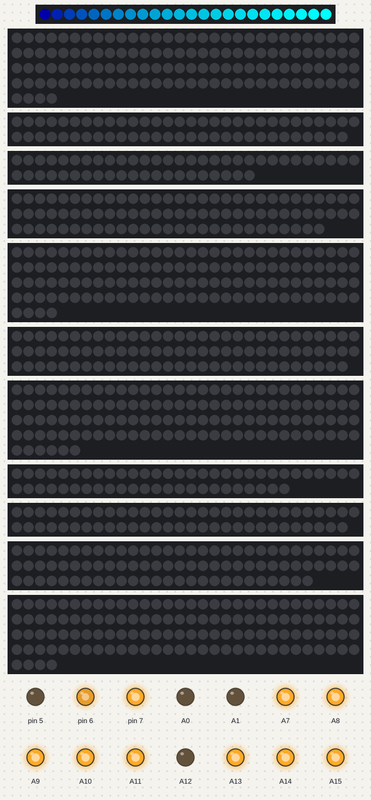
Bench run of a program on a simulated Arduino Mega 2560, built with avr-gcc and run on an emulated ATmega2560. On the bench: 24 RGB LEDs in strip order, left to right, 3 × 124 RGB LEDs in strip order, left to right, continuing on the next row, 2 × 59 RGB LEDs in strip order, left to right, continuing on the next row, 51 RGB LEDs in strip order, left to right, continuing on the next row, 87 RGB LEDs in strip order, left to right, continuing on the next row, 89 RGB LEDs in strip order, left to right, continuing on the next row, 126 RGB LEDs in strip order, left to right, continuing on the next row, 54 RGB LEDs in strip order, left to right, continuing on the next row, 86 RGB LEDs in strip order, left to right, continuing on the next row, output pins drawn as LEDs (lit = HIGH). What the program prints to the serial monitor is not drawn.

Above: at 0.6 s.
At 10.85 s:
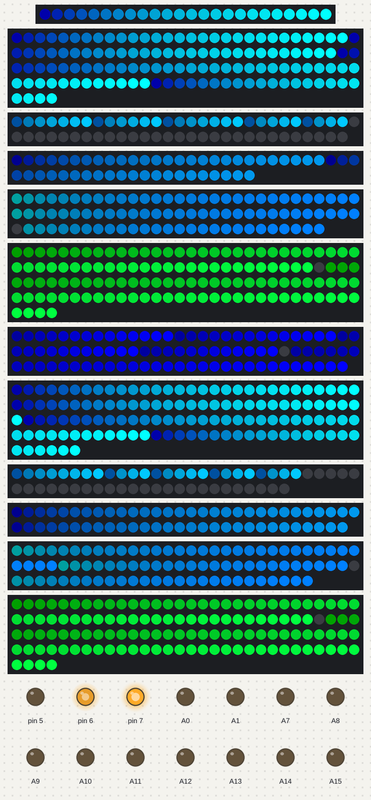
At 13.32 s:
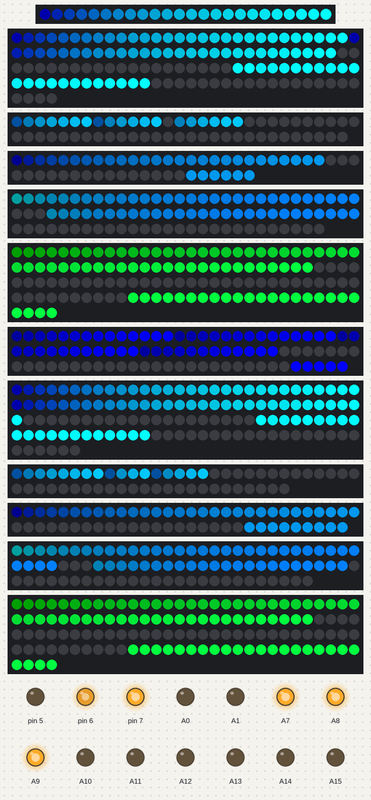
At 20.0 s:
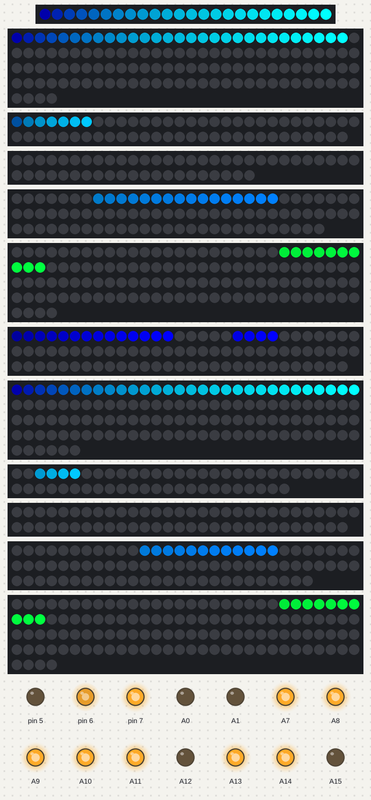
At 31.01 s:
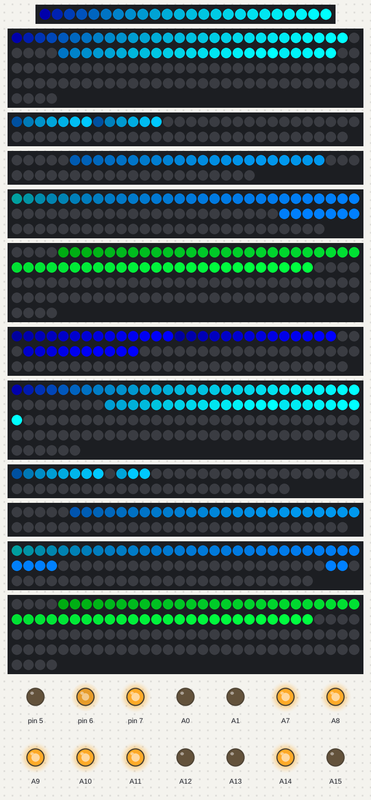
At 37.76 s:
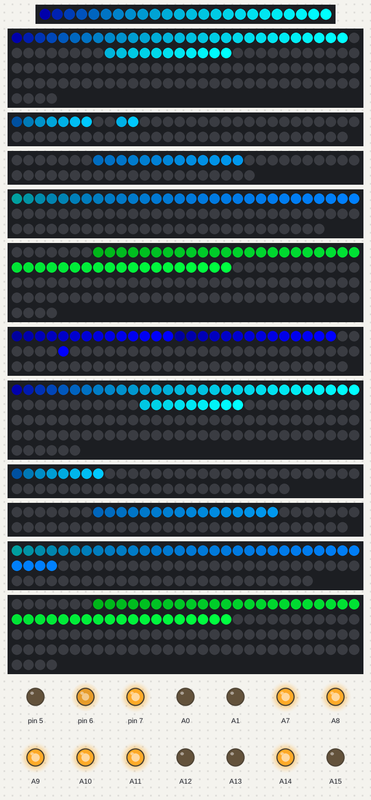
Timing chart, 0 to 40.0 s (numbered marks = the images above):
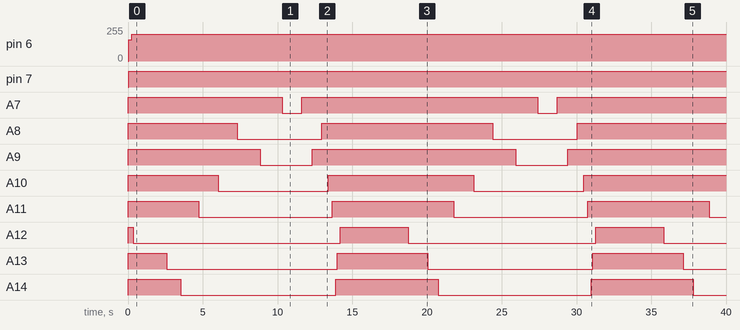

The program:

main.cpp
```cpp
#include <Arduino.h>
#include "Turf.h"

Turf turf;

void setup()
{
  Serial.begin(115200);
  Serial.println("Main: setup start");
  turf.begin(); // ensure Turf init runs after Serial is ready
  Serial.println("Main: Turf begin() called");
}

void loop()
{
  static unsigned long lastTick = 0;
  if (millis() - lastTick > 75) {
    // Serial.println("Main: calling onTick");
    turf.onTick();
    lastTick = millis();
  }

  turf.loop2();
}
```

ColorSet.cpp
```cpp
#include "ColorSet.h"

// ColorSet::ColorSet() : count(0) {}

ColorSet::ColorSet(uint8_t colors[][3], const uint8_t colorCount) {
    count = colorCount > MAX_COLORS ? MAX_COLORS : colorCount;
    for (uint8_t i = 0; i < count; i++) {
        r[i] = colors[i][0];
        g[i] = colors[i][1];
        b[i] = colors[i][2];
    }
}

void ColorSet::makeGradient(uint8_t gradient[][3], const uint8_t gradientCount) const {
    if (gradientCount < count) return;
    for (uint8_t i = 0; i < gradientCount; i++) {
        const float t = static_cast<float>(i) / static_cast<float>(gradientCount - 1);
        gradient[i][0] = r[0] + (r[count - 1] - r[0]) * t;
        gradient[i][1] = g[0] + (g[count - 1] - g[0]) * t;
        gradient[i][2] = b[0] + (b[count - 1] - b[0]) * t;
    }
}
```

ColorSet.h
```cpp
#pragma once
#include <Arduino.h>

#define MAX_COLORS 20

class ColorSet {
public:
    // ColorSet();
    ColorSet(uint8_t colors[][3], uint8_t colorCount);

    void makeGradient(uint8_t gradient[][3], uint8_t gradientCount) const;

private:
    uint8_t count;
    uint8_t r[MAX_COLORS];
    uint8_t g[MAX_COLORS];
    uint8_t b[MAX_COLORS];
};
```

LEDLine.cpp
```cpp
#include "LEDLine.h"
#include "VIrtualSegment.h"

LEDLine::LEDLine(const uint8_t pinNum, const uint16_t totalLEDs, const SegmentSet* segments, const size_t segmentCount)
    : strip(totalLEDs, pinNum, NEO_GRB + NEO_KHZ800),
      segmentCount(0),
      totalCount(0),
      virtualCount(0),
      pin(pinNum) {
    this->begin();
    for (size_t i = 0; i < segmentCount; i++) {
        const SegmentSet& segSet = segments[i];
        if (segSet.type == 0) {
            this->addSegment(totalCount, segSet.count);
        } else if (segSet.type == 1) {
            // Virtual segments do not occupy physical LED indices.
            this->addVirtualSegment(0, segSet.count);
            virtualCount += segSet.count;
        }
    }
}

void LEDLine::begin() {
    strip.begin();
    strip.show();
}

uint16_t LEDLine::getTotalCount() const {
    return totalCount;
}

uint16_t LEDLine::getVirtualCount() const {
    return virtualCount;
}

uint16_t LEDLine::getCount() const {
    return totalCount - virtualCount;
}

void LEDLine::addSegment(const uint16_t start, const uint16_t count) {
    if (segmentCount >= MAX_SEGMENTS) return;
    const auto segment = new Segment(count, start);
    segment->attachStrip(&strip);
    segments[segmentCount++] = segment;
    totalCount += count;
}

void LEDLine::addVirtualSegment(const uint16_t start, const uint16_t count) {
    if (segmentCount >= MAX_SEGMENTS) return;
    const auto segment = new VirtualSegment(count, start);
    segments[segmentCount++] = segment;
    // Do not advance totalCount for virtual spacing
}

void LEDLine::runPattern(const ColorSet* colors, uint16_t startIndex, uint16_t count) const {
    for (uint8_t i = 0; i < segmentCount; i++) {
        const Segment* seg = segments[i];
        if (startIndex >= seg->getCount()) {
            startIndex -= seg->getCount();
            continue;
        }

        const uint16_t modCount = count > seg->getCount() ? seg->getCount() : count;
        seg->runPattern(colors, 0, modCount);
        startIndex = 0;
        count -= modCount;
    }
}

void LEDLine::runPattern(uint8_t colors[][3], const uint16_t colorCount, uint16_t patternStartIndex, uint16_t count) const {
    for (uint8_t i = 0; i < segmentCount; i++) {
        const Segment* seg = segments[i];
        if (patternStartIndex >= seg->getCount()) {
            patternStartIndex -= seg->getCount();
            continue;
        }

        const uint16_t modCount = count > seg->getCount() ? seg->getCount() : count;
        seg->runPattern(colors, colorCount, 0, modCount);
        patternStartIndex = 0;
        count -= modCount;
    }
}

void LEDLine::clear() {
    strip.clear();
    strip.show();
}

void LEDLine::clearNoShow() const {
    // Clear only physical segments without issuing show
    for (uint8_t i = 0; i < segmentCount; i++) {
        const Segment* seg = segments[i];
        if (!seg || !seg->hasStrip()) continue;
        const_cast<Segment*>(seg)->clearNoShow();
    }
}

void LEDLine::show() const {
    const_cast<Adafruit_NeoPixel&>(strip).show();
}

uint16_t LEDLine::getPhysicalLength() const {
    uint16_t length = 0;
    for (uint8_t i = 0; i < segmentCount; i++) {
        const Segment* seg = segments[i];
        // Only count segments attached to the strip (skip virtual)
        if (seg) {
            // rely on dynamic dispatch to check if it has strip: use Segment::hasStrip if available
            // Since we cannot RTTI here reliably, approximate: VirtualSegment never attaches strip in this codebase
            // We can attempt to draw a zero pixel and check? Not at runtime here.
            // Simpler: in this project VirtualSegment is created without attachStrip, so getCount()>0 but no strip.
            // We expose hasStrip() on Segment.
            if (seg->hasStrip()) {
                length += seg->getCount();
            }
        }
    }
    return length;
}

void LEDLine::runGradientProgress(const uint8_t startRGB[3], const uint8_t endRGB[3], uint16_t litCount) const {
    // Draw a per-segment progressive gradient up to litCount across only physical LEDs
    uint16_t remaining = litCount;
    for (uint8_t i = 0; i < segmentCount; i++) {
        const Segment* seg = segments[i];
        if (!seg || !seg->hasStrip()) continue;

        const uint16_t segLen = seg->getCount();
        if (remaining == 0) {
            // clear this physical segment
            const_cast<Segment*>(seg)->clearNoShow();
            continue;
        }

        const uint16_t draw = (remaining >= segLen) ? segLen : remaining;

        if (draw == 0) {
            const_cast<Segment*>(seg)->clearNoShow();
        } else {
            // Build a small gradient buffer from startRGB -> endRGB for 'draw' LEDs
            uint8_t colorsBuf[3][3]; // placeholder to satisfy signature when draw==1
            if (draw == 1) {
                colorsBuf[0][0] = endRGB[0];
                colorsBuf[0][1] = endRGB[1];
                colorsBuf[0][2] = endRGB[2];
                const_cast<Segment*>(seg)->runPatternNoShow(colorsBuf, 1, 0, 1);
                // Clear the rest of the segment
                if (segLen > 1) {
                    // Clear remaining part by drawing black over rest
                    uint8_t black[1][3] = {{0,0,0}};
                    const_cast<Segment*>(seg)->runPatternNoShow(black, 1, 1, segLen - 1);
                }
            } else {
                // Create a gradient array of size 'draw'
                const uint16_t maxLocal = draw;
                // Limit local buffer size: create on heap to avoid large stack on AVR
                uint8_t (*grad)[3] = new uint8_t[maxLocal][3];
                for (uint16_t j = 0; j < maxLocal; j++) {
                    const float t = (maxLocal <= 1) ? 1.0f : (float)j / (float)(maxLocal - 1);
                    grad[j][0] = (uint8_t)(startRGB[0] + (endRGB[0] - startRGB[0]) * t);
                    grad[j][1] = (uint8_t)(startRGB[1] + (endRGB[1] - startRGB[1]) * t);
                    grad[j][2] = (uint8_t)(startRGB[2] + (endRGB[2] - startRGB[2]) * t);
                }
                const_cast<Segment*>(seg)->runPatternNoShow(grad, maxLocal, 0, draw);
                delete[] grad;

                // Clear remainder of this segment if any
                if (segLen > draw) {
                    uint8_t black[1][3] = {{0,0,0}};
                    const_cast<Segment*>(seg)->runPatternNoShow(black, 1, draw, segLen - draw);
                }
            }
        }

        if (remaining >= segLen) remaining -= segLen; else remaining = 0;
    }
    // Single show after all segments updated
    const_cast<Adafruit_NeoPixel&>(strip).show();
}

// --- New methods implemented below ---

uint8_t LEDLine::getSegmentCount() const {
    return segmentCount;
}

int LEDLine::getSegmentLength(int index) const {
    if (index < 0 || index >= segmentCount) return 0;
    const Segment* seg = segments[index];
    return seg ? (int)seg->getCount() : 0;
}

void LEDLine::clearSegment(int index) const {
    if (index < 0 || index >= segmentCount) return;
    Segment* seg = segments[index];
    if (!seg) return;
    if (seg->hasStrip()) {
        seg->clear(); // this will call strip->show() internally
    } else {
        // Virtual segments: nothing to do
    }
}

void LEDLine::gradientSegment(int index, const uint8_t startRGB[3], const uint8_t endRGB[3], uint16_t drawCount) const {
    if (index < 0 || index >= segmentCount) return;
    const Segment* seg = segments[index];
    if (!seg) return;

    const uint16_t segLen = seg->getCount();
    if (drawCount == 0) {
        // clear entire segment
        if (seg->hasStrip()) const_cast<Segment*>(seg)->clear();
        return;
    }

    // Cap drawCount to segment length
    if (drawCount > segLen) drawCount = segLen;

    if (!seg->hasStrip()) return; // nothing to draw for virtual segments

    if (drawCount == segLen) {
        // full segment gradient
        // build gradient array of segLen
        uint8_t (*grad)[3] = new uint8_t[segLen][3];
        for (uint16_t j = 0; j < segLen; ++j) {
            const float t = (segLen <= 1) ? 1.0f : (float)j / (float)(segLen - 1);
            grad[j][0] = (uint8_t)(startRGB[0] + (endRGB[0] - startRGB[0]) * t);
            grad[j][1] = (uint8_t)(startRGB[1] + (endRGB[1] - startRGB[1]) * t);
            grad[j][2] = (uint8_t)(startRGB[2] + (endRGB[2] - startRGB[2]) * t);
        }
        const_cast<Segment*>(seg)->runPatternNoShow(grad, segLen, 0, segLen);
        delete[] grad;
    } else {
        // partial gradient for the first 'drawCount' pixels of this segment (start->end over drawCount)
        uint8_t (*grad)[3] = new uint8_t[drawCount][3];
        for (uint16_t j = 0; j < drawCount; ++j) {
            const float t = (drawCount <= 1) ? 1.0f : (float)j / (float)(drawCount - 1);
            grad[j][0] = (uint8_t)(startRGB[0] + (endRGB[0] - startRGB[0]) * t);
            grad[j][1] = (uint8_t)(startRGB[1] + (endRGB[1] - startRGB[1]) * t);
            grad[j][2] = (uint8_t)(startRGB[2] + (endRGB[2] - startRGB[2]) * t);
        }
        const_cast<Segment*>(seg)->runPatternNoShow(grad, drawCount, 0, drawCount);
        delete[] grad;

        // clear rest of segment
        if (segLen > drawCount) {
            uint8_t black[1][3] = {{0,0,0}};
            const_cast<Segment*>(seg)->runPatternNoShow(black, 1, drawCount, segLen - drawCount);
        }
    }

    // show after updating this segment
    const_cast<Adafruit_NeoPixel&>(strip).show();
}
```

LEDLine.h
```cpp
#pragma once
#include <Adafruit_NeoPixel.h>
#include "LineBase.h"
#include "Segment.h"
#include "SegmentSet.h"

#define MAX_SEGMENTS 10

class LEDLine final : public LineBase {
    Adafruit_NeoPixel strip;
    Segment* segments[MAX_SEGMENTS];
    uint8_t segmentCount;
    uint16_t totalCount;
    uint16_t virtualCount;
    uint8_t pin;

public:
    LEDLine(uint8_t pinNum, uint16_t totalLEDs, const SegmentSet* segments, size_t segmentCount);
    void begin();

    uint16_t getTotalCount() const;
    uint16_t getVirtualCount() const;
    uint16_t getCount() const;
    void addSegment(uint16_t start, uint16_t count);
    void addVirtualSegment(uint16_t start, uint16_t count);
    void runPattern(const ColorSet* colors, uint16_t startIndex = 0, uint16_t count = 0) const;
    void runPattern(uint8_t colors[][3], uint16_t colorCount, uint16_t patternStartIndex = 0, uint16_t count = 0) const;
    void clear() ;

    // Helpers for progressive animations
    uint16_t getPhysicalLength() const; // counts only segments with real LEDs
    void runGradientProgress(const uint8_t startRGB[3], const uint8_t endRGB[3], uint16_t litCount) const;
    void clearNoShow() const;
    void show() const;

    // New helpers required by Turf:
    uint8_t getSegmentCount() const;
    int getSegmentLength(int index) const;
    void clearSegment(int index) const;
    void gradientSegment(int index, const uint8_t startRGB[3], const uint8_t endRGB[3], uint16_t drawCount) const;
};
```

LineBase.h
```cpp
#ifndef LINEBASE_H
#define LINEBASE_H

class LineBase {
public:
    virtual ~LineBase() {}
};

#endif
```

NeonLine.cpp
```cpp
#include "NeonLine.h"
#include <Arduino.h>

NeonLine::NeonLine(uint8_t* pins, const int pinCount) {
    this->pins = pins;
    this->pinCount = pinCount;

    for (int i = 0; i < pinCount; i++) {
        pinMode(pins[i], OUTPUT);
        analogWrite(pins[i], HIGH);
    }
}

void NeonLine::runPattern(const bool* states, const int stateCount) const {
    for (int i = 0; i < pinCount; i++) {
        const bool state = (i < stateCount) ? states[i] : false;
        analogWrite(pins[i], state ? LOW : HIGH);
    }
}

void NeonLine::clear() const {
    for (int i = 0; i < pinCount; i++) {
        analogWrite(pins[i], HIGH);
    }
}
```

NeonLine.h
```cpp
#ifndef NEONLINE_H
#define NEONLINE_H
#include <stdint.h>

class NeonLine {
    uint8_t* pins;
    int pinCount;

public:
    NeonLine(uint8_t* pins, int pinCount);
    void runPattern(const bool* states, int stateCount) const;
    void clear() const;
};

#endif
```

RGBLine.cpp
```cpp
#include "RGBLine.h"
#include <Arduino.h>

RGBLine::RGBLine(const int red, const int green, const int blue, const int* relayPins, const int count) {
    r = red;
    g = green;
    b = blue;
    relayCount = count > MAX_RELAYS ? MAX_RELAYS : count;

    // Initialize RGB pins for PWM output
    pinMode(r, OUTPUT);
    pinMode(g, OUTPUT);
    pinMode(b, OUTPUT);
    analogWrite(r, 0);
    analogWrite(g, 0);
    analogWrite(b, 0);

    for (int i = 0; i < relayCount; i++) {
        relays[i] = relayPins[i];
        relayStates[i] = false;
        pinMode(relays[i], OUTPUT);
        // Hardware wired inverse: logical OFF should drive HIGH, ON drives LOW
        digitalWrite(relays[i], HIGH);
    }
}

void RGBLine::setRGBColor(const uint8_t red, const uint8_t green, const uint8_t blue) {
    analogWrite(r, red);
    analogWrite(g, green);
    analogWrite(b, blue);
}

void RGBLine::setRGB(const int red, const int green, const int blue) {
    // Reassign pins (legacy); also configure and reset their outputs
    r = red;
    g = green;
    b = blue;
    pinMode(r, OUTPUT);
    pinMode(g, OUTPUT);
    pinMode(b, OUTPUT);
    analogWrite(r, 0);
    analogWrite(g, 0);
    analogWrite(b, 0);
}

void RGBLine::updateRelay(const int index, const bool value) {
    if (index >= 0 && index < relayCount) {
        this->relayStates[index] = value;
    }
}

void RGBLine::updateRelays(const int* indices, const bool* values, const int count) {
    for (int i = 0; i < count; i++) {
        this->updateRelay(indices[i], values[i]);
    }
}

void RGBLine::apply() const {
    for (int i = 0; i < relayCount; i++) {
        // Inverted drive: true => LOW (activate), false => HIGH (deactivate)
        digitalWrite(relays[i], relayStates[i] ? LOW : HIGH);
    }
}

void RGBLine::clear() {
    for (int i = 0; i < relayCount; i++) {
        relayStates[i] = false;
        // Logical OFF => drive HIGH on inverted hardware
        digitalWrite(relays[i], HIGH);
    }
}
```

RGBLine.h
```cpp
#ifndef RGBLINE_H
#define RGBLINE_H

#include "LineBase.h"

#define MAX_RELAYS 20

class RGBLine final : public LineBase {
    int r;
    int g;
    int b;
    int relays[MAX_RELAYS];
    bool relayStates[MAX_RELAYS];
    int relayCount;

public:
    RGBLine(int red, int green, int blue, const int* relayPins, int count);

    // Set PWM values on configured RGB pins to control body color (0..255 each)
    void setRGBColor(uint8_t red, uint8_t green, uint8_t blue);
    // Legacy: kept for compatibility if ever used to reassign pins (not recommended)
    void setRGB(int red, int green, int blue);
    void updateRelay(int index, bool value);
    void updateRelays(const int* indices, const bool* values, int count);
    void apply() const; // Set all relay pins to their current state
    void clear();
};

#endif
```

Segment.h
```cpp
#pragma once
#include <Adafruit_NeoPixel.h>
#include "ColorSet.h"

class Segment {
    uint16_t ledCount;
    uint16_t startIndex;
    Adafruit_NeoPixel* strip;

public:
    explicit Segment(uint16_t count = 0, uint16_t start = 0);

    uint16_t getCount() const;

    void attachStrip(Adafruit_NeoPixel* neopixelStrip);

    void runPattern(const ColorSet* colorSet, uint16_t patternStartIndex = 0, uint16_t count = 0) const;
    void runPattern(uint8_t colors[][3], uint16_t colorCount, uint16_t patternStartIndex = 0, uint16_t count = 0) const;

    void clear() const;

    // True if this segment is attached to a physical LED strip
    bool hasStrip() const;

    // No-show variants to allow batching updates per line
    void runPatternNoShow(const ColorSet* colorSet, uint16_t patternStartIndex = 0, uint16_t count = 0) const;
    void runPatternNoShow(uint8_t colors[][3], uint16_t colorCount, uint16_t patternStartIndex = 0, uint16_t count = 0) const;
    void clearNoShow() const;
};
```

SegmentSet.h
```cpp
//
// Created by ASUS on 28/10/2025.
//

#ifndef SEGMENTSET_H
#define SEGMENTSET_H
#include <stdint.h>

struct SegmentSet {
    uint8_t type;
    uint16_t count;
};


#endif //SEGMENTSET_H
```

VIrtualSegment.cpp
```cpp
#include "VIrtualSegment.h"
// VirtualSegment adds no additional behavior; it serves as logical spacing.
```

VIrtualSegment.h
```cpp
#pragma once
#include "Segment.h"

class VirtualSegment : public Segment {
public:
    explicit VirtualSegment(uint16_t count = 0, uint16_t start = 0)
        : Segment(count, start) {}
    // No additional behavior; treated as spacing. Segment methods will no-op without an attached strip.
};
```

Source omitted: Segment.cpp (3605 bytes), StingRay.cpp (2583 bytes), StingRay.h (1066 bytes), Turf.cpp (26395 bytes), Turf.h (1335 bytes), counts.cpp (2335 bytes)

Measured:
- by itself, pin 6: 0/255 → 160/255 at 0.07 s, → 200/255 0.20 s later
- by itself, pin 7: LOW → HIGH at 0.07 s
- by itself, A7: alternates HIGH for 15.8 s and LOW for 1.3 s
- by itself, A8: alternates HIGH for 11.4 s and LOW for 5.6 s
- by itself, A9: alternates HIGH for 13.6 s and LOW for 3.5 s
- by itself, A10: alternates HIGH for 9.7 s and LOW for 7.4 s
- by itself, A11: alternates HIGH for 8.1 s and LOW for 8.9 s
- by itself, A12: alternates HIGH for 4.5 s and LOW for 13.2 s
